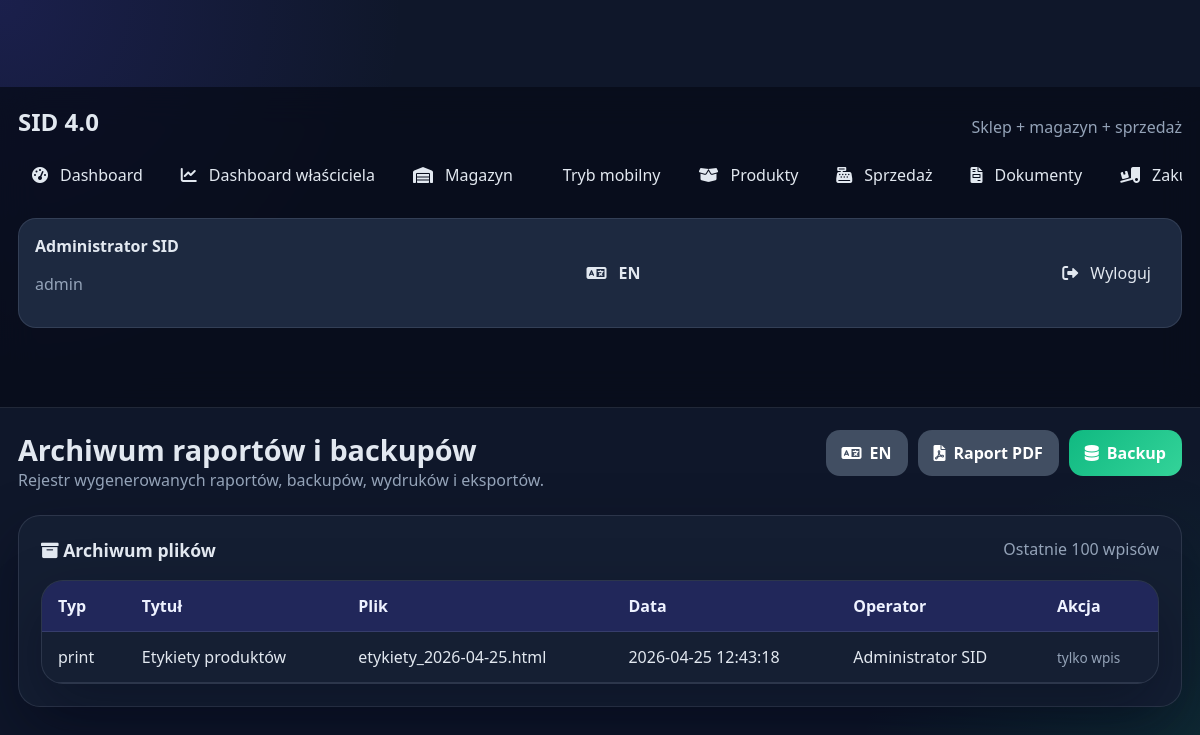
Before: /archives (signed in) with the older database file.
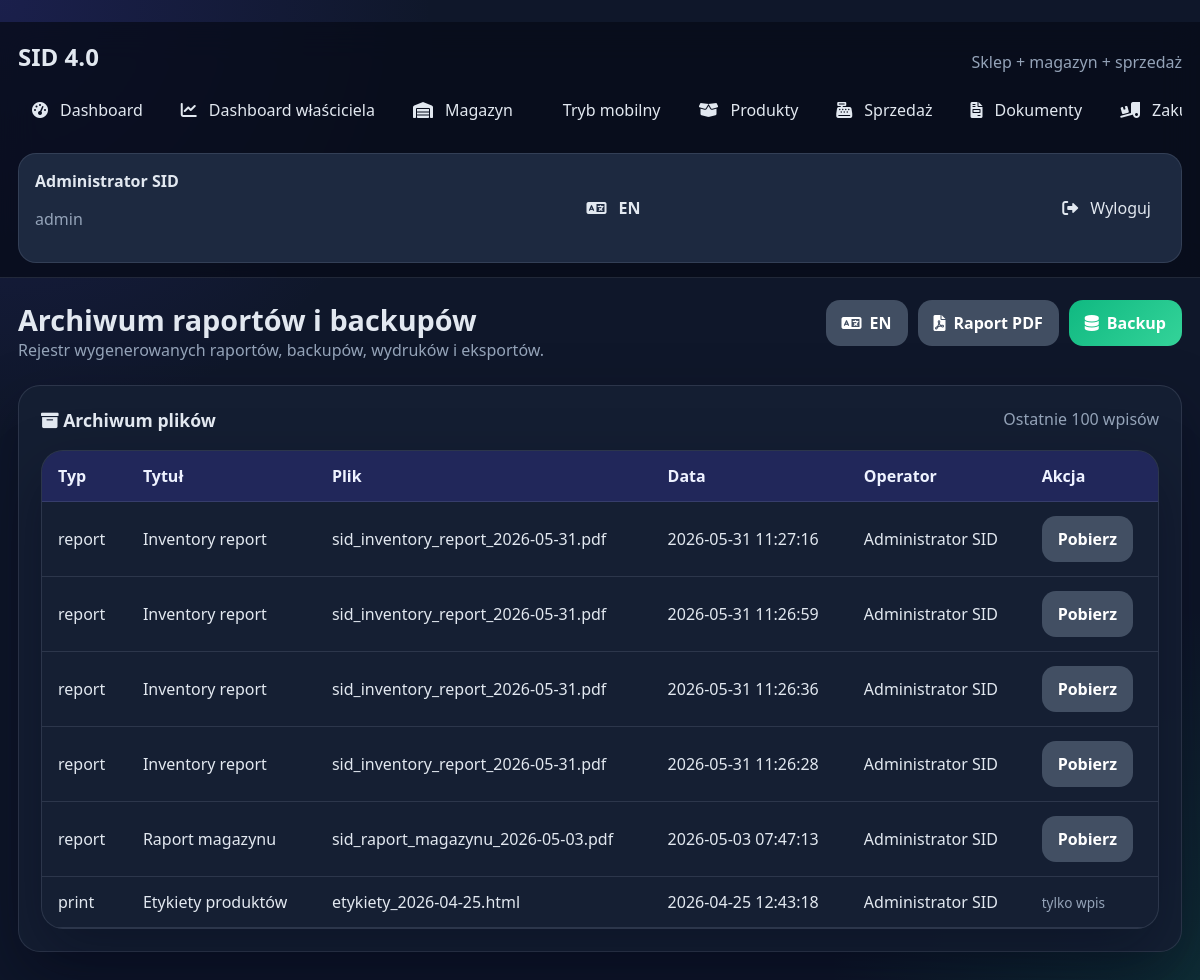
After: the same page with the newer database file.
### tables this page shows
CREATE TABLE users (
        id INTEGER PRIMARY KEY AUTOINCREMENT,
        username TEXT UNIQUE NOT NULL,
        full_name TEXT NOT NULL,
        password_hash TEXT NOT NULL,
        role TEXT NOT NULL,
        active INTEGER NOT NULL DEFAULT 1,
        created_at TEXT NOT NULL
    );

CREATE TABLE report_archive (
        id INTEGER PRIMARY KEY AUTOINCREMENT,
        kind TEXT NOT NULL,
        title TEXT NOT NULL,
        file_name TEXT NOT NULL,
        file_path TEXT,
        created_at TEXT NOT NULL,
        user_id INTEGER,
        FOREIGN KEY(user_id) REFERENCES users(id)
    );

### project.py (the view)
@app.route("/archives")
@login_required
def archives():
    return render_template("archives.html", archives=get_archives_data())

### project.py (called while the page is built)
def clean_value(value, default=""):
    if value is None:
        return default
    return str(value).strip()

def get_current_language():
    lang = clean_value(session.get("lang"), "pl").lower()
    return lang if lang in SUPPORTED_LANGUAGES else "pl"

def tr(pl_text, en_text):
    return en_text if get_current_language() == "en" else pl_text

def current_language_label():
    return "EN" if get_current_language() == "en" else "PL"

def opposite_language():
    return "pl" if get_current_language() == "en" else "en"

def get_db():
    connection = sqlite3.connect(DATABASE, factory=ManagedSQLiteConnection)
    connection.row_factory = sqlite3.Row
    return connection

def query_all(sql, params=()):
    with get_db() as connection:
        return connection.execute(sql, params).fetchall()

def query_one(sql, params=()):
    with get_db() as connection:
        return connection.execute(sql, params).fetchone()

@app.before_request
def load_logged_user():
    user_id = session.get("user_id")
    g.user = None
    if user_id:
        g.user = query_one("SELECT * FROM users WHERE id = ? AND active = 1", (user_id,))

@app.context_processor
def inject_globals():
    return {
        "current_user": g.user,
        "roles": ROLES,
        "demo_mode": session.get("demo_mode", False),
        "current_language": get_current_language(),
        "current_language_label": current_language_label(),
        "opposite_language": opposite_language(),
        "supported_languages": SUPPORTED_LANGUAGES,
        "tr": tr,
    }

def login_required(view):
    @wraps(view)
    def wrapped_view(**kwargs):
        if g.user is None:
            return redirect(url_for("login"))
        return view(**kwargs)
    return wrapped_view

def get_archives_data():
    rows = query_all(
        """
        SELECT a.*, COALESCE(u.full_name, 'System') AS user_name
        FROM report_archive a
        LEFT JOIN users u ON u.id = a.user_id
        ORDER BY a.created_at DESC
        LIMIT 100
        """
    )
    return [dict(row) for row in rows]

    def __exit__(self, exc_type, exc_value, traceback):
        try:
            if exc_type is None:
                self.commit()
            else:
                self.rollback()
        finally:
            self.close()
        return False

### templates/archives.html (shortened to what this page needs)
{% extends "base.html" %}
{% block page_title %}Archiwum raportów i backupów{% endblock %}
{% block page_subtitle %}Rejestr wygenerowanych raportów, backupów, wydruków i eksportów.{% endblock %}
{% block content %}
<section class="panel-card">
    <div class="panel-head"><h3><i class="fas fa-box-archive"></i> Archiwum plików</h3><span>Ostatnie 100 wpisów</span></div>
    <div class="table-wrap">
        <table>
            <thead><tr><th>Typ</th><th>Tytuł</th><th>Plik</th><th>Data</th><th>Operator</th><th>Akcja</th></tr></thead>
            <tbody>
                {% for item in archives %}
                    <tr>
                        <td>{{ item.kind }}</td>
                        <td>{{ item.title }}</td>
                        <td>{{ item.file_name }}</td>
                        <td>{{ item.created_at }}</td>
                        <td>{{ item.user_name }}</td>
                        <td>{% if item.file_path %}<a href="{{ url_for('archive_download', archive_id=item.id) }}" class="btn-secondary">Pobierz</a>{% else %}<span class="muted-inline">tylko wpis</span>{% endif %}</td>
                    </tr>
                {% else %}
                    <tr><td colspan="6">Archiwum jest puste.</td></tr>
                {% endfor %}
            </tbody>
        </table>
    </div>
</section>
{% endblock %}

### templates/base.html (shortened to what this page needs)
﻿<!DOCTYPE html>
<html lang="{{ current_language }}" data-app-lang="{{ current_language }}">
<head>
    <link rel="stylesheet" href="{{ url_for('static', filename='style.css') }}">
    <link rel="stylesheet" href="https://cdnjs.cloudflare.com/ajax/libs/font-awesome/6.0.0/css/all.min.css">
</head>
<body class="app-shell" data-app-lang="{{ current_language }}">
    <aside class="sidebar">
        <div class="brand-block">
            <h1>SID 4.0</h1>
            <p>{{ tr("Sklep + magazyn + sprzedaż", "Store + warehouse + sales") }}</p>
        </div>
        <nav class="sidebar-nav">
            <a href="{{ url_for('dashboard') }}" class="{% if request.endpoint == 'dashboard' %}active{% endif %}"><i class="fas fa-gauge-high"></i> Dashboard</a>
            {% if current_user and current_user['role'] in ['admin', 'manager'] %}<a href="{{ url_for('owner_dashboard') }}" class="{% if request.endpoint == 'owner_dashboard' %}active{% endif %}"><i class="fas fa-chart-line"></i> {{ tr("Dashboard właściciela", "Owner dashboard") }}</a>{% endif %}
            <a href="{{ url_for('inventory') }}" class="{% if request.endpoint in ['inventory', 'add_inventory', 'edit_inventory'] %}active{% endif %}"><i class="fas fa-warehouse"></i> {{ tr("Magazyn", "Inventory") }}</a>
            <a href="{{ url_for('mobile_view') }}" class="{% if request.endpoint == 'mobile_view' %}active{% endif %}"> {{ tr("Tryb mobilny", "Mobile mode") }}</a>
            <a href="{{ url_for('products') }}" class="{% if request.endpoint == 'products' %}active{% endif %}"><i class="fas fa-box-open"></i> {{ tr("Produkty", "Products") }}</a>
            <a href="{{ url_for('sales') }}" class="{% if request.endpoint == 'sales' %}active{% endif %}"><i class="fas fa-cash-register"></i> {{ tr("Sprzedaż", "Sales") }}</a>
            <a href="{{ url_for('documents') }}" class="{% if request.endpoint in ['documents', 'document_detail', 'document_pdf'] %}active{% endif %}"><i class="fas fa-file-invoice"></i> {{ tr("Dokumenty", "Documents") }}</a>
            <a href="{{ url_for('purchases') }}" class="{% if request.endpoint == 'purchases' %}active{% endif %}"><i class="fas fa-truck-loading"></i> {{ tr("Zakupy", "Purchases") }}</a>
        </nav>
        <div class="sidebar-footer">
            <div><strong>{{ current_user['full_name'] if current_user else tr('Gość', 'Guest') }}</strong><p>{{ current_user['role'] if current_user else '' }}</p></div>
            <a href="{{ url_for('set_language', lang=opposite_language, next=request.full_path) }}" class="language-toggle"><i class="fas fa-language"></i> {{ opposite_language|upper }}</a>
            <a href="{{ url_for('logout') }}" class="logout-link"><i class="fas fa-sign-out-alt"></i> {{ tr("Wyloguj", "Log out") }}</a>
        </div>
    </aside>
    <main class="main-area">
        <header class="topbar">
            <div><h2>{% block page_title %}{% endblock %}</h2><p>{% block page_subtitle %}{% endblock %}</p></div>
            <div class="topbar-actions"><a href="{{ url_for('set_language', lang=opposite_language, next=request.full_path) }}" class="btn-secondary language-toggle"><i class="fas fa-language"></i> {{ opposite_language|upper }}</a><a href="{{ url_for('inventory_report') }}" class="btn-secondary"><i class="fas fa-file-pdf"></i> {{ tr("Raport PDF", "PDF report") }}</a>{% if current_user and current_user['role'] in ['admin', 'manager'] %}<a href="{{ url_for('backup') }}" class="btn-success"><i class="fas fa-database"></i> Backup</a>{% endif %}</div>
        </header>
        {% block content %}{% endblock %}
    </main>
</body>
</html>

Changed rows visible on the page:
added report_archive: kind "report", title "Inventory report", file_name "sid_inventory_report_2026-05-31.pdf", created_at "2026-05-31 11:27:16", user_name "Administrator SID"
added report_archive: kind "report", title "Inventory report", file_name "sid_inventory_report_2026-05-31.pdf", created_at "2026-05-31 11:26:59", user_name "Administrator SID"
added report_archive: kind "report", title "Inventory report", file_name "sid_inventory_report_2026-05-31.pdf", created_at "2026-05-31 11:26:36", user_name "Administrator SID"
added report_archive: kind "report", title "Inventory report", file_name "sid_inventory_report_2026-05-31.pdf", created_at "2026-05-31 11:26:28", user_name "Administrator SID"
added report_archive: kind "report", title "Raport magazynu", file_name "sid_raport_magazynu_2026-05-03.pdf", created_at "2026-05-03 07:47:13", user_name "Administrator SID"
